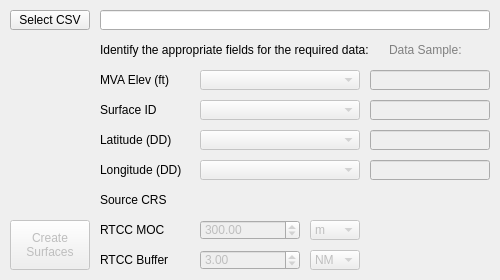
<?xml version="1.0" encoding="UTF-8"?>
<ui version="4.0">
 <class>dlgMain</class>
 <widget class="QDialog" name="dlgMain">
  <property name="geometry">
   <rect>
    <x>0</x>
    <y>0</y>
    <width>500</width>
    <height>280</height>
   </rect>
  </property>
  <property name="sizePolicy">
   <sizepolicy hsizetype="Fixed" vsizetype="Fixed">
    <horstretch>0</horstretch>
    <verstretch>0</verstretch>
   </sizepolicy>
  </property>
  <property name="font">
   <font>
    <family>Arial</family>
   </font>
  </property>
  <property name="windowTitle">
   <string>MVA RTCC Creator</string>
  </property>
  <widget class="QPushButton" name="btnCreate">
   <property name="enabled">
    <bool>false</bool>
   </property>
   <property name="geometry">
    <rect>
     <x>10</x>
     <y>220</y>
     <width>80</width>
     <height>50</height>
    </rect>
   </property>
   <property name="text">
    <string>Create
Surfaces</string>
   </property>
  </widget>
  <widget class="QPushButton" name="btnSelectCSV">
   <property name="geometry">
    <rect>
     <x>10</x>
     <y>10</y>
     <width>80</width>
     <height>20</height>
    </rect>
   </property>
   <property name="text">
    <string>Select CSV</string>
   </property>
  </widget>
  <widget class="QLineEdit" name="txtCSV">
   <property name="geometry">
    <rect>
     <x>100</x>
     <y>10</y>
     <width>390</width>
     <height>20</height>
    </rect>
   </property>
   <property name="toolTip">
    <string>Use the &quot;Select CSV&quot; button to select a file, or type the full path to the CSV in this text box.</string>
   </property>
   <property name="readOnly">
    <bool>true</bool>
   </property>
  </widget>
  <widget class="QLabel" name="lblGen">
   <property name="geometry">
    <rect>
     <x>100</x>
     <y>40</y>
     <width>270</width>
     <height>20</height>
    </rect>
   </property>
   <property name="text">
    <string>Identify the appropriate fields for the required data:</string>
   </property>
  </widget>
  <widget class="QLabel" name="lblElevation">
   <property name="geometry">
    <rect>
     <x>100</x>
     <y>70</y>
     <width>100</width>
     <height>20</height>
    </rect>
   </property>
   <property name="text">
    <string>MVA Elev (ft)</string>
   </property>
  </widget>
  <widget class="QLabel" name="lblSurface">
   <property name="geometry">
    <rect>
     <x>100</x>
     <y>100</y>
     <width>100</width>
     <height>20</height>
    </rect>
   </property>
   <property name="text">
    <string>Surface ID</string>
   </property>
  </widget>
  <widget class="QLabel" name="lblLat">
   <property name="geometry">
    <rect>
     <x>100</x>
     <y>130</y>
     <width>100</width>
     <height>20</height>
    </rect>
   </property>
   <property name="text">
    <string>Latitude (DD)</string>
   </property>
  </widget>
  <widget class="QLabel" name="lblLon">
   <property name="geometry">
    <rect>
     <x>100</x>
     <y>160</y>
     <width>100</width>
     <height>20</height>
    </rect>
   </property>
   <property name="text">
    <string>Longitude (DD)</string>
   </property>
  </widget>
  <widget class="QgsProjectionSelectionWidget" name="qgsCrs">
   <property name="enabled">
    <bool>false</bool>
   </property>
   <property name="geometry">
    <rect>
     <x>200</x>
     <y>190</y>
     <width>290</width>
     <height>20</height>
    </rect>
   </property>
  </widget>
  <widget class="QLabel" name="lblCrs">
   <property name="geometry">
    <rect>
     <x>100</x>
     <y>190</y>
     <width>100</width>
     <height>20</height>
    </rect>
   </property>
   <property name="text">
    <string>Source CRS</string>
   </property>
  </widget>
  <widget class="QComboBox" name="cmbElevation">
   <property name="enabled">
    <bool>false</bool>
   </property>
   <property name="geometry">
    <rect>
     <x>200</x>
     <y>70</y>
     <width>160</width>
     <height>20</height>
    </rect>
   </property>
   <property name="toolTip">
    <string>Select appropriate row header from first row in CSV</string>
   </property>
  </widget>
  <widget class="QComboBox" name="cmbSurface">
   <property name="enabled">
    <bool>false</bool>
   </property>
   <property name="geometry">
    <rect>
     <x>200</x>
     <y>100</y>
     <width>160</width>
     <height>20</height>
    </rect>
   </property>
   <property name="toolTip">
    <string>Select appropriate row header from first row in CSV</string>
   </property>
  </widget>
  <widget class="QComboBox" name="cmbLat">
   <property name="enabled">
    <bool>false</bool>
   </property>
   <property name="geometry">
    <rect>
     <x>200</x>
     <y>130</y>
     <width>160</width>
     <height>20</height>
    </rect>
   </property>
   <property name="toolTip">
    <string>Select appropriate row header from first row in CSV</string>
   </property>
  </widget>
  <widget class="QComboBox" name="cmbLon">
   <property name="enabled">
    <bool>false</bool>
   </property>
   <property name="geometry">
    <rect>
     <x>200</x>
     <y>160</y>
     <width>160</width>
     <height>20</height>
    </rect>
   </property>
   <property name="toolTip">
    <string>Select appropriate row header from first row in CSV</string>
   </property>
  </widget>
  <widget class="QLineEdit" name="ledElevation">
   <property name="enabled">
    <bool>false</bool>
   </property>
   <property name="geometry">
    <rect>
     <x>370</x>
     <y>70</y>
     <width>120</width>
     <height>20</height>
    </rect>
   </property>
  </widget>
  <widget class="QLineEdit" name="ledSurface">
   <property name="enabled">
    <bool>false</bool>
   </property>
   <property name="geometry">
    <rect>
     <x>370</x>
     <y>100</y>
     <width>120</width>
     <height>20</height>
    </rect>
   </property>
  </widget>
  <widget class="QLineEdit" name="ledLat">
   <property name="enabled">
    <bool>false</bool>
   </property>
   <property name="geometry">
    <rect>
     <x>370</x>
     <y>130</y>
     <width>120</width>
     <height>20</height>
    </rect>
   </property>
  </widget>
  <widget class="QLineEdit" name="ledLon">
   <property name="enabled">
    <bool>false</bool>
   </property>
   <property name="geometry">
    <rect>
     <x>370</x>
     <y>160</y>
     <width>120</width>
     <height>20</height>
    </rect>
   </property>
  </widget>
  <widget class="QLabel" name="label">
   <property name="geometry">
    <rect>
     <x>389</x>
     <y>40</y>
     <width>101</width>
     <height>20</height>
    </rect>
   </property>
   <property name="layoutDirection">
    <enum>Qt::RightToLeft</enum>
   </property>
   <property name="styleSheet">
    <string notr="true">color:grey; qproperty-alignment:'AlignRight|AlignVCenter'</string>
   </property>
   <property name="text">
    <string>Data Sample:</string>
   </property>
  </widget>
  <widget class="QLabel" name="lblMoc">
   <property name="geometry">
    <rect>
     <x>100</x>
     <y>220</y>
     <width>100</width>
     <height>20</height>
    </rect>
   </property>
   <property name="text">
    <string>RTCC MOC</string>
   </property>
  </widget>
  <widget class="QDoubleSpinBox" name="dsbMoc">
   <property name="enabled">
    <bool>false</bool>
   </property>
   <property name="geometry">
    <rect>
     <x>200</x>
     <y>220</y>
     <width>100</width>
     <height>20</height>
    </rect>
   </property>
   <property name="maximum">
    <double>2000.000000000000000</double>
   </property>
   <property name="value">
    <double>300.000000000000000</double>
   </property>
  </widget>
  <widget class="QComboBox" name="cmbMocUnits">
   <property name="enabled">
    <bool>false</bool>
   </property>
   <property name="geometry">
    <rect>
     <x>310</x>
     <y>220</y>
     <width>50</width>
     <height>20</height>
    </rect>
   </property>
   <item>
    <property name="text">
     <string>m</string>
    </property>
   </item>
   <item>
    <property name="text">
     <string>ft</string>
    </property>
   </item>
  </widget>
  <widget class="QLabel" name="lblBuffer">
   <property name="geometry">
    <rect>
     <x>100</x>
     <y>250</y>
     <width>100</width>
     <height>20</height>
    </rect>
   </property>
   <property name="text">
    <string>RTCC Buffer</string>
   </property>
  </widget>
  <widget class="QComboBox" name="cmbBufferUnits">
   <property name="enabled">
    <bool>false</bool>
   </property>
   <property name="geometry">
    <rect>
     <x>310</x>
     <y>250</y>
     <width>50</width>
     <height>20</height>
    </rect>
   </property>
   <item>
    <property name="text">
     <string>NM</string>
    </property>
   </item>
   <item>
    <property name="text">
     <string>m</string>
    </property>
   </item>
  </widget>
  <widget class="QDoubleSpinBox" name="dsbBuffer">
   <property name="enabled">
    <bool>false</bool>
   </property>
   <property name="geometry">
    <rect>
     <x>200</x>
     <y>250</y>
     <width>100</width>
     <height>20</height>
    </rect>
   </property>
   <property name="maximum">
    <double>10000.000000000000000</double>
   </property>
   <property name="value">
    <double>3.000000000000000</double>
   </property>
  </widget>
 </widget>
 <customwidgets>
  <customwidget>
   <class>QgsProjectionSelectionWidget</class>
   <extends>QWidget</extends>
   <header>qgsprojectionselectionwidget.h</header>
  </customwidget>
 </customwidgets>
 <resources/>
 <connections/>
</ui>
